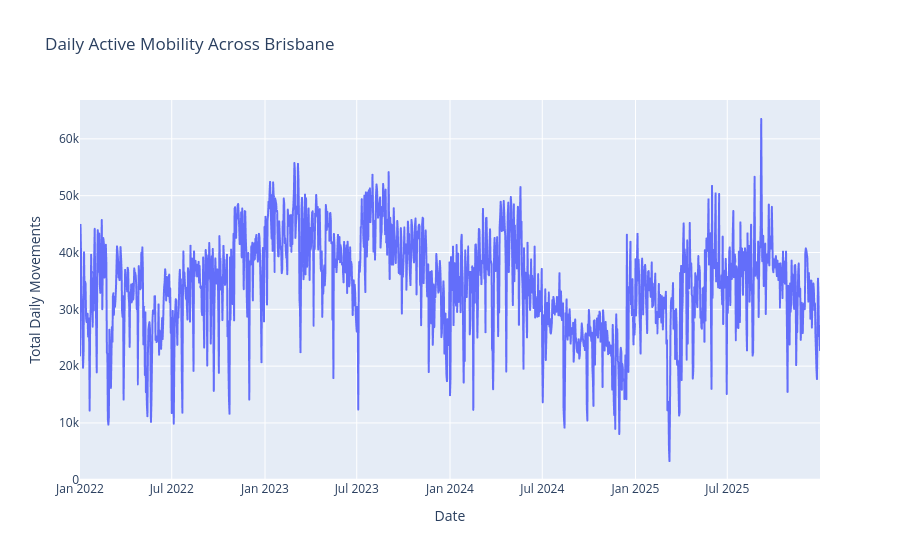

Notebook cell for this chart:
### Code cell
fig = px.line(
    daily_traffic,
    x="Date",
    y="Count",
    title="Daily Active Mobility Across Brisbane",
    labels={
        "Count": "Total Daily Movements"
    }
)

fig.show()

### Figure 1 — Plotly figure (JSON) as saved in the notebook; plotly's stock layout.template omitted (floating-point values rounded to 4 significant figures; data arrays with more than 128 entries replaced by an {"elided": "..."} marker saying what was removed)
{"data": [{"hovertemplate": "Date=%{x}<br>Total Daily Movements=%{y}<extra></extra>", "legendgroup": "", "line": {"color": "#636efa", "dash": "solid"}, "marker": {"symbol": "circle"}, "mode": "lines", "name": "", "showlegend": false, "type": "scattergl", "x": {"elided": "1461 str values"}, "xaxis": "x", "y": {"elided": "1461 float values"}, "yaxis": "y"}], "layout": {"legend": {"tracegroupgap": 0}, "title": {"text": "Daily Active Mobility Across Brisbane"}, "xaxis": {"anchor": "y", "domain": [0, 1], "title": {"text": "Date"}}, "yaxis": {"anchor": "x", "domain": [0, 1], "title": {"text": "Total Daily Movements"}}}}
